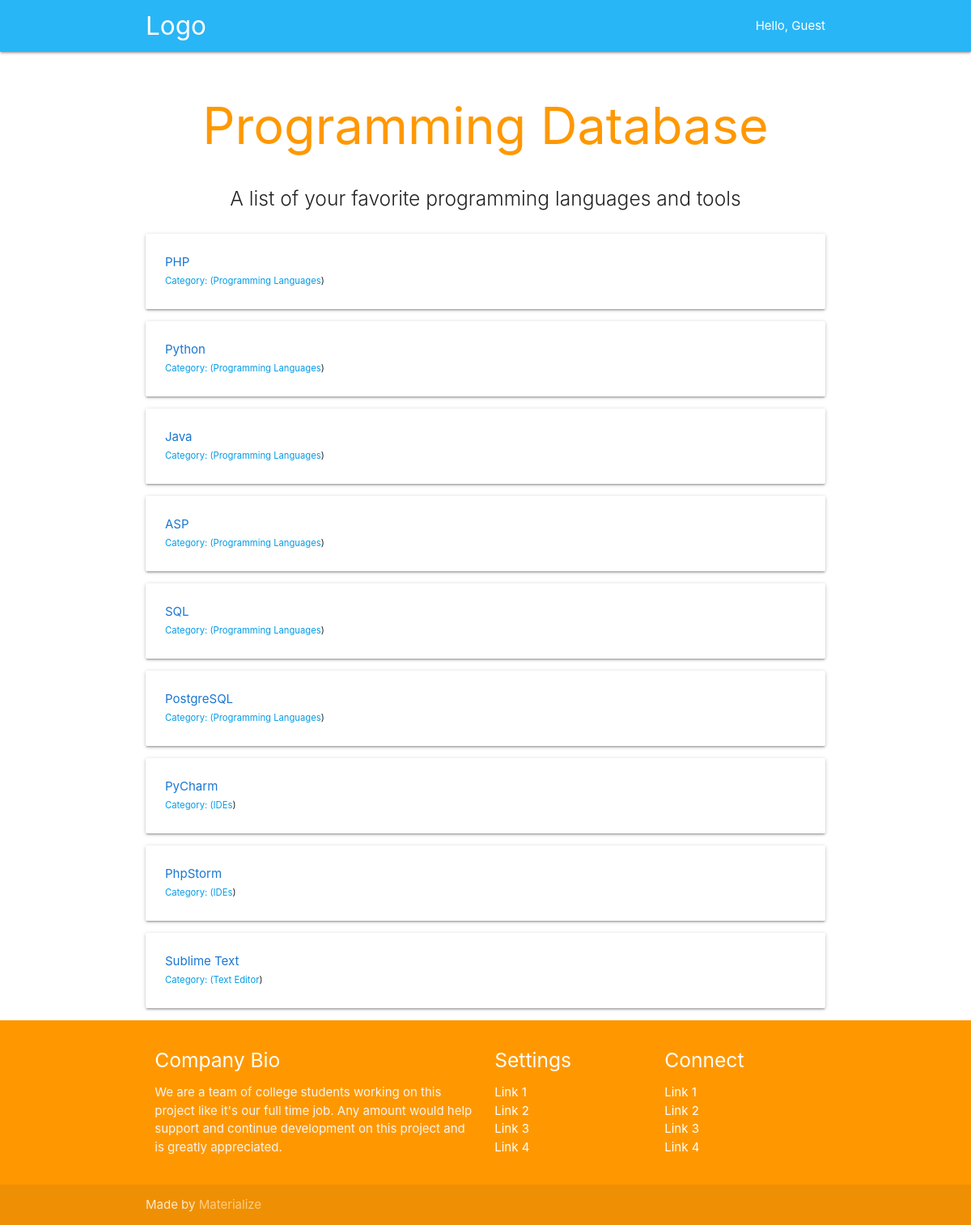
The page / on the database its author committed.
### pdb_app/models.py (models this page shows, shortened)
class Item(models.Model):
    name = models.CharField(max_length=50)
    description = models.TextField()
    image = models.ImageField(blank=True, null=True, upload_to='uploads/%Y/%m/')
    category = models.ForeignKey(Category, on_delete=models.DO_NOTHING)
    created_at = models.DateTimeField(auto_now_add=True)
    updated_at = models.DateTimeField(auto_now=True)
    class Meta:
        db_table = "items"

class Category(models.Model):
    name = models.CharField(max_length=50)
    class Meta:
        db_table = "categories"
        verbose_name_plural = "categories"
    def __str__(self):
        return self.name

### pdb_app/views.py (the view)
# urls.py: path('', views.index, name='index'),
def index(request):
    template = loader.get_template('pdb_app/index.html')
    context = {
        'name': 'sukjsiosan',
        'items': Item.objects.all(),
        'title': 'Programming Database',
        'description': 'A list of your favorite programming languages and tools'
    }
    return HttpResponse(template.render(context, request))

### pdb_app/templates/pdb_app/index.html (shortened to what this page needs)
{% extends 'pdb_app/base.html' %}
{% block pagetitle %}{{title}}{% endblock pagetitle %}
{% block description %}{{description}}{% endblock description %}
{% block content %}
{% for i in items %}
<a href="{% url 'detail' i.id %}">
    <div class="card-panel">
        <span class="blue-text text-darken-2">{{i.name}}</span><br>
        <small>Category: (<a href="{% url 'categories' %}">{{i.category}}</a>)</small>
  </div>
</a>
{% endfor %}
{% endblock content %}

### pdb_app/templates/pdb_app/base.html (shortened to what this page needs)
{% load static %}
<!DOCTYPE html>
<html lang="en">
<head>
    <link rel="stylesheet" href="https://cdnjs.cloudflare.com/ajax/libs/materialize/1.0.0/css/materialize.min.css">
    <link rel="stylesheet" href="{% static 'style.css' %}">
</head>
<body>
<nav class="light-blue lighten-1" role="navigation">
    <div class="nav-wrapper container"><a id="logo-container" href="#" class="brand-logo">Logo</a>
        <ul class="right hide-on-med-and-down">
            <li>Hello, {% if user.is_authenticated %} {{user.username}} {% else %} Guest {% endif %}</li>
        </ul>
    </div>
</nav>
<div class="section no-pad-bot">
    <div class="container">
        <h1 class="header center orange-text">{% block pagetitle %}{%endblock pagetitle%}</h1>
        <div class="row center">
            <h5 class="header col s12 light">{% block description%}{% endblock description%}</h5>
        </div>
        {% block content %}
        {% endblock content %}
    </div>
</div>
<footer class="page-footer orange">
    <div class="container">
        <div class="row">
            <div class="col l6 s12">
                <h5 class="white-text">Company Bio</h5>
                <p class="grey-text text-lighten-4">We are a team of college students working on this project like it's
                    our full time job. Any amount would help support and continue development on this project and is
                    greatly appreciated.</p>
            </div>
            <div class="col l3 s12">
                <h5 class="white-text">Settings</h5>
                <ul>
                    <li><a class="white-text" href="#!">Link 1</a></li>
                    <li><a class="white-text" href="#!">Link 2</a></li>
                    <li><a class="white-text" href="#!">Link 3</a></li>
                    <li><a class="white-text" href="#!">Link 4</a></li>
                </ul>
            </div>
            <div class="col l3 s12">
                <h5 class="white-text">Connect</h5>
                <ul>
                    <li><a class="white-text" href="#!">Link 1</a></li>
                    <li><a class="white-text" href="#!">Link 2</a></li>
                    <li><a class="white-text" href="#!">Link 3</a></li>
                    <li><a class="white-text" href="#!">Link 4</a></li>
                </ul>
            </div>
        </div>
    </div>
    <div class="footer-copyright">
        <div class="container">
            Made by <a class="orange-text text-lighten-3" href="http://materializecss.com">Materialize</a>
        </div>
    </div>
</footer>
</body>
</html>

### rows shown on the page
Item: name "PHP", category "Programming Languages"
Item: name "Python", category "Programming Languages"
Item: name "Java", category "Programming Languages"
Item: name "ASP", category "Programming Languages"
Item: name "SQL", category "Programming Languages"
Item: name "PostgreSQL", category "Programming Languages"
Item: name "PyCharm", category "IDEs"
Item: name "PhpStorm", category "IDEs"
Item: name "Sublime Text", category "Text Editor"

### other values the page prints
{{ title }} "Programming Database"
{{ description }} "A list of your favorite programming languages and tools"
